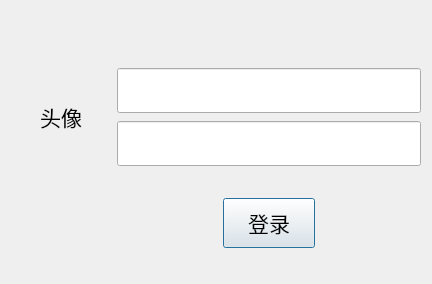
<?xml version="1.0" encoding="UTF-8"?>
<ui version="4.0">
 <class>UserLogin</class>
 <widget class="QDialog" name="UserLogin">
  <property name="geometry">
   <rect>
    <x>0</x>
    <y>0</y>
    <width>432</width>
    <height>282</height>
   </rect>
  </property>
  <property name="windowTitle">
   <string>Dialog</string>
  </property>
  <layout class="QGridLayout" name="gridLayout_2">
   <item row="0" column="0">
    <layout class="QGridLayout" name="gridLayout">
     <item row="1" column="0" rowspan="2">
      <widget class="QLabel" name="userpicture">
       <property name="minimumSize">
        <size>
         <width>100</width>
         <height>100</height>
        </size>
       </property>
       <property name="maximumSize">
        <size>
         <width>100</width>
         <height>100</height>
        </size>
       </property>
       <property name="font">
        <font>
         <family>黑体</family>
         <pointsize>16</pointsize>
        </font>
       </property>
       <property name="text">
        <string>头像</string>
       </property>
       <property name="alignment">
        <set>Qt::AlignCenter</set>
       </property>
      </widget>
     </item>
     <item row="0" column="0" colspan="3">
      <widget class="QLabel" name="label_2">
       <property name="minimumSize">
        <size>
         <width>0</width>
         <height>50</height>
        </size>
       </property>
       <property name="text">
        <string/>
       </property>
       <property name="alignment">
        <set>Qt::AlignCenter</set>
       </property>
      </widget>
     </item>
     <item row="2" column="1" colspan="3">
      <widget class="QLineEdit" name="password">
       <property name="font">
        <font>
         <family>Aharoni</family>
         <pointsize>20</pointsize>
         <weight>75</weight>
         <bold>true</bold>
        </font>
       </property>
       <property name="focusPolicy">
        <enum>Qt::WheelFocus</enum>
       </property>
       <property name="text">
        <string/>
       </property>
       <property name="cursorPosition">
        <number>0</number>
       </property>
      </widget>
     </item>
     <item row="1" column="1" colspan="3">
      <widget class="QLineEdit" name="user">
       <property name="font">
        <font>
         <family>Aharoni</family>
         <pointsize>20</pointsize>
         <weight>75</weight>
         <bold>true</bold>
        </font>
       </property>
       <property name="focusPolicy">
        <enum>Qt::WheelFocus</enum>
       </property>
       <property name="text">
        <string/>
       </property>
       <property name="cursorPosition">
        <number>0</number>
       </property>
      </widget>
     </item>
     <item row="3" column="1">
      <widget class="QLabel" name="move">
       <property name="minimumSize">
        <size>
         <width>100</width>
         <height>100</height>
        </size>
       </property>
       <property name="maximumSize">
        <size>
         <width>100</width>
         <height>100</height>
        </size>
       </property>
       <property name="text">
        <string/>
       </property>
      </widget>
     </item>
     <item row="3" column="2">
      <widget class="QPushButton" name="login">
       <property name="enabled">
        <bool>true</bool>
       </property>
       <property name="minimumSize">
        <size>
         <width>0</width>
         <height>50</height>
        </size>
       </property>
       <property name="font">
        <font>
         <family>黑体</family>
         <pointsize>16</pointsize>
        </font>
       </property>
       <property name="focusPolicy">
        <enum>Qt::ClickFocus</enum>
       </property>
       <property name="text">
        <string>登录</string>
       </property>
      </widget>
     </item>
     <item row="3" column="3">
      <spacer name="horizontalSpacer">
       <property name="orientation">
        <enum>Qt::Horizontal</enum>
       </property>
       <property name="sizeType">
        <enum>QSizePolicy::Fixed</enum>
       </property>
       <property name="sizeHint" stdset="0">
        <size>
         <width>100</width>
         <height>20</height>
        </size>
       </property>
      </spacer>
     </item>
    </layout>
   </item>
  </layout>
 </widget>
 <resources/>
 <connections/>
</ui>
